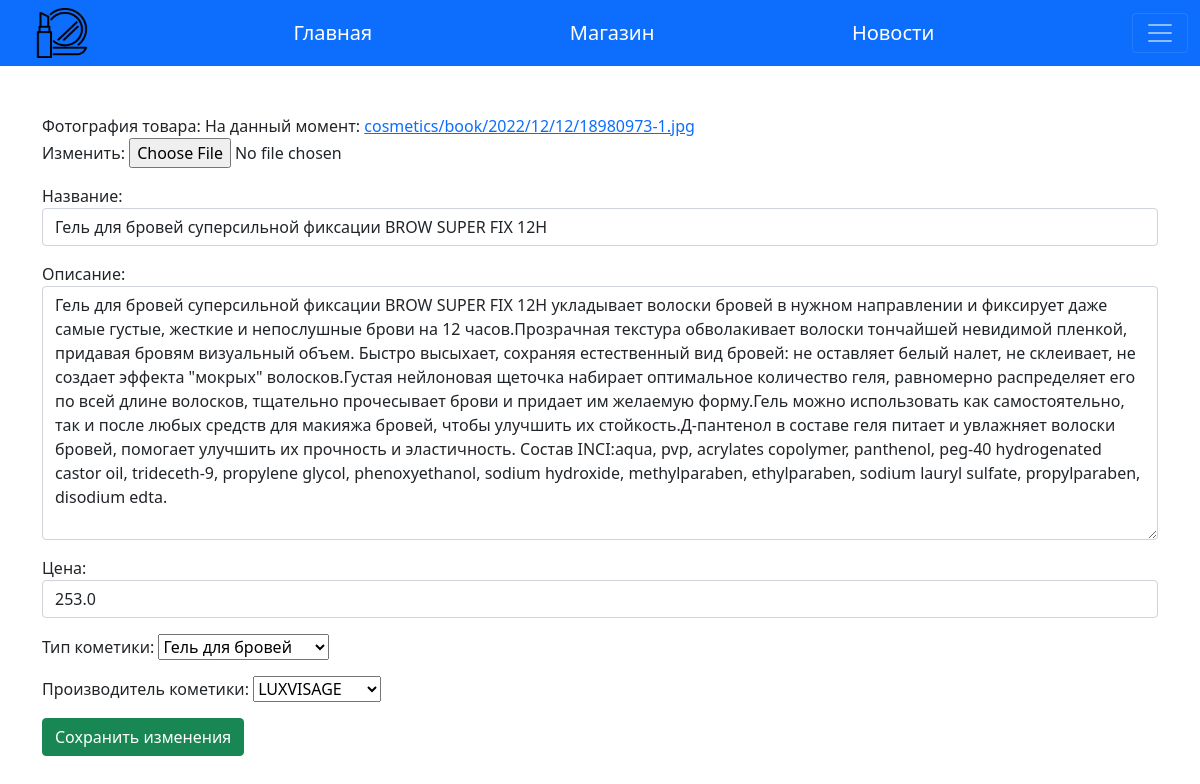
/moderator/edit_cosmetics/1, run on the app's committed database.
### store/models.py (models this page shows, shortened)
class cosmetics (models.Model):
    objects = None
    title = models.CharField(max_length=255, verbose_name = "Названеи товара")
    photo = models.ImageField(upload_to="cosmetics/book/%Y/%m/%d/", verbose_name = "Фотография товара")
    description = models.TextField(blank=True, verbose_name = "Описание товара")
    time_create = models.DateTimeField(auto_now_add=True, verbose_name = "Дата публикации товара")
    price = models.FloatField(verbose_name = "Цена")
    type = models.ForeignKey(types_cosmetics, null = False, blank = True, verbose_name = "Тип кометики",on_delete = models.CASCADE)
    Manufacturer = models.ForeignKey(Manufacturers, null = True, blank = True, verbose_name = "Производитель кометики",on_delete = models.CASCADE)

class types_cosmetics (models.Model):
    object = None
    title = models.CharField(max_length=255, blank = True, verbose_name="Вид косметики")
    def __str__(self):
        return self.title

class Manufacturers (models.Model):
    object = None
    title = models.CharField(max_length=255, blank = True, verbose_name="Производитель косметики")
    def __str__(self):
        return self.title

### moderator/views.py (the view)
# urls.py: path('edit_cosmetics/<int:pk>', views.edit_cosmetics.as_view(), name='edit_cosmetics'),
class edit_cosmetics(UpdateView):
    model = cosmetics
    template_name = 'moderator/edit_cosmetics_cart.html'
    form_class = EditForm

### moderator/forms.py
class EditForm(forms.Form,ModelForm):
    title = forms.CharField(label="Название", widget=forms.TextInput(attrs={'class':'form-control','placeholder':'Название'}))
    price = forms.IntegerField(label="Цена", widget=forms.TextInput(attrs={'class':'form-control','placeholder':'Цена'}))
    description = forms.CharField(label="Описание", widget=forms.Textarea(attrs={'class':'form-control','placeholder':'Описание'}))
    class Meta:
        model = cosmetics
        fields = ['photo','title',  'description', 'price','type','Manufacturer']

### moderator/templates/moderator/edit_cosmetics_cart.html (shortened to what this page needs)
{% extends 'base.html' %}
{% block content %}
<form  enctype="multipart/form-data" method="post" name="edit_book">
        {{form.as_p}}
    <button type="submit" class="btn btn-success">
        Сохранить изменения
    </button>
</form>
{% endblock %}

### data on the page
cosmetics: title "Гель для бровей суперсильной фиксации BROW SUPER FIX 12H", description "Гель для бровей суперсильной фиксации BROW SUPER FIX 12H укладывает волоски бровей в нужном направлении и фиксирует даже самые густые, жесткие и непослушные брови на 12 часов.Прозрачная текстура обволакивает волоски тончайшей невидимой пленкой, придавая бровям визуальный объем. Быстро высыхает, сохраняя естественный вид бровей: не оставляет белый налет, не склеивает, не создает эффекта \"мокрых\" волосков.Густая нейлоновая щеточка набирает оптимальное количество геля, равномерно распределяет его по всей длине волосков, тщательно прочесывает брови и придает им желаемую форму.Гель можно использовать как самостоятельно, так и после любых средств для макияжа бровей, чтобы улучшить их…", price "253.0", type "Гель для бровей", Manufacturer "LUXVISAGE"
